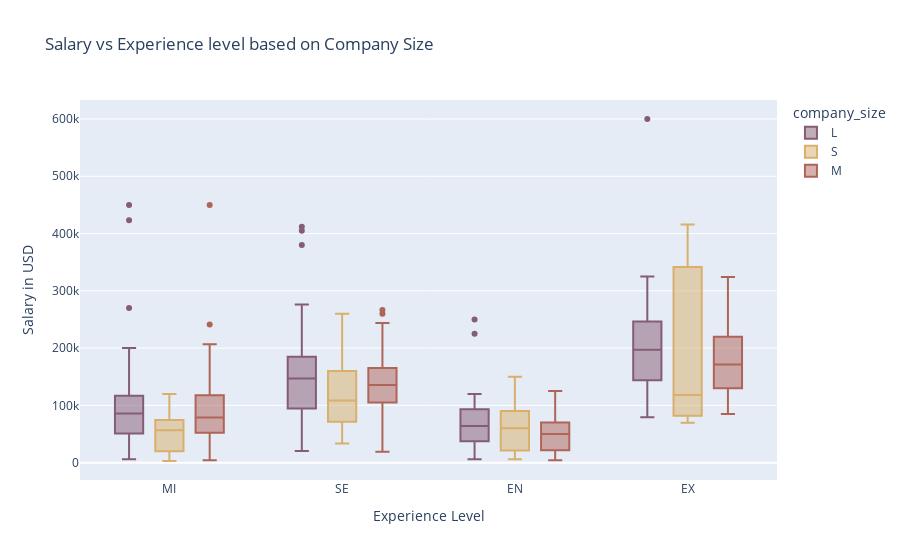

Notebook cell for this chart:
### Markdown cell above
### Comparing salaries based on experience level and Size of company

### Code cell
fig = px.box(dsjobs, x="experience_level", y="salary_in_usd", color="company_size",
            title = 'Salary vs Experience level based on Company Size', 
            color_discrete_sequence=px.colors.qualitative.Antique)
fig.update_layout(xaxis_title="Experience Level", yaxis_title="Salary in USD")
fig.show()

### Figure 1 — Plotly figure (JSON) as saved in the notebook; plotly's stock layout.template omitted (floating-point values rounded to 4 significant figures; data arrays with more than 128 entries replaced by an {"elided": "..."} marker saying what was removed)
{"data": [{"alignmentgroup": "True", "hovertemplate": "company_size=L<br>experience_level=%{x}<br>salary_in_usd=%{y}<extra></extra>", "legendgroup": "L", "marker": {"color": "rgb(133, 92, 117)"}, "name": "L", "notched": false, "offsetgroup": "L", "orientation": "v", "showlegend": true, "type": "box", "x": {"elided": "198 str values"}, "x0": " ", "xaxis": "x", "y": {"elided": "198 int values"}, "y0": " ", "yaxis": "y"}, {"alignmentgroup": "True", "hovertemplate": "company_size=S<br>experience_level=%{x}<br>salary_in_usd=%{y}<extra></extra>", "legendgroup": "S", "marker": {"color": "rgb(217, 175, 107)"}, "name": "S", "notched": false, "offsetgroup": "S", "orientation": "v", "showlegend": true, "type": "box", "x": ["SE", "MI", "SE", "SE", "EN", "EN", "SE", "SE", "MI", "EN", "EN", "MI", "EN", "MI", "EN", "EN", "SE", "EN", "SE", "EN", "EN", "EN", "SE", "MI", "MI", "MI", "SE", "EN", "EN", "MI", "SE", "SE", "EN", "SE", "MI", "EN", "EN", "EN", "MI", "MI", "MI", "SE", "SE", "EN", "EN", "EN", "MI", "EN", "MI", "EX", "SE", "MI", "MI", "EN", "EN", "SE", "MI", "MI", "MI", "EN", "EX", "SE", "SE", "MI", "EN", "EN", "MI", "MI", "SE", "EN", "MI", "EX", "MI", "MI", "SE", "SE", "MI", "MI", "EN", "EN", "SE", "MI", "MI"], "x0": " ", "xaxis": "x", "y": [260000, 20000, 190000, 125000, 51321, 41689, 114047, 33511, 59303, 10000, 138000, 45760, 15966, 76958, 6072, 45896, 60000, 21669, 45618, 62726, 49268, 105000, 91237, 62726, 42197, 47282, 80000, 76833, 12000, 95746, 115000, 103160, 90000, 120000, 9466, 20000, 100000, 100000, 63711, 77364, 82500, 160000, 168000, 125000, 55000, 60000, 2859, 81000, 5679, 69741, 76833, 74000, 18000, 9272, 90000, 50000, 12901, 56738, 66022, 28609, 416000, 87738, 256000, 110000, 18053, 90000, 16904, 25532, 160000, 85000, 58000, 118187, 58000, 120000, 120000, 65000, 75000, 32974, 150000, 65000, 71444, 48000, 20000], "y0": " ", "yaxis": "y"}, {"alignmentgroup": "True", "hovertemplate": "company_size=M<br>experience_level=%{x}<br>salary_in_usd=%{y}<extra></extra>", "legendgroup": "M", "marker": {"color": "rgb(175, 100, 88)"}, "name": "M", "notched": false, "offsetgroup": "M", "orientation": "v", "showlegend": true, "type": "box", "x": {"elided": "326 str values"}, "x0": " ", "xaxis": "x", "y": {"elided": "326 int values"}, "y0": " ", "yaxis": "y"}], "layout": {"boxmode": "group", "legend": {"title": {"text": "company_size"}, "tracegroupgap": 0}, "title": {"text": "Salary vs Experience level based on Company Size"}, "xaxis": {"anchor": "y", "domain": [0, 1], "title": {"text": "Experience Level"}}, "yaxis": {"anchor": "x", "domain": [0, 1], "title": {"text": "Salary in USD"}}}}
